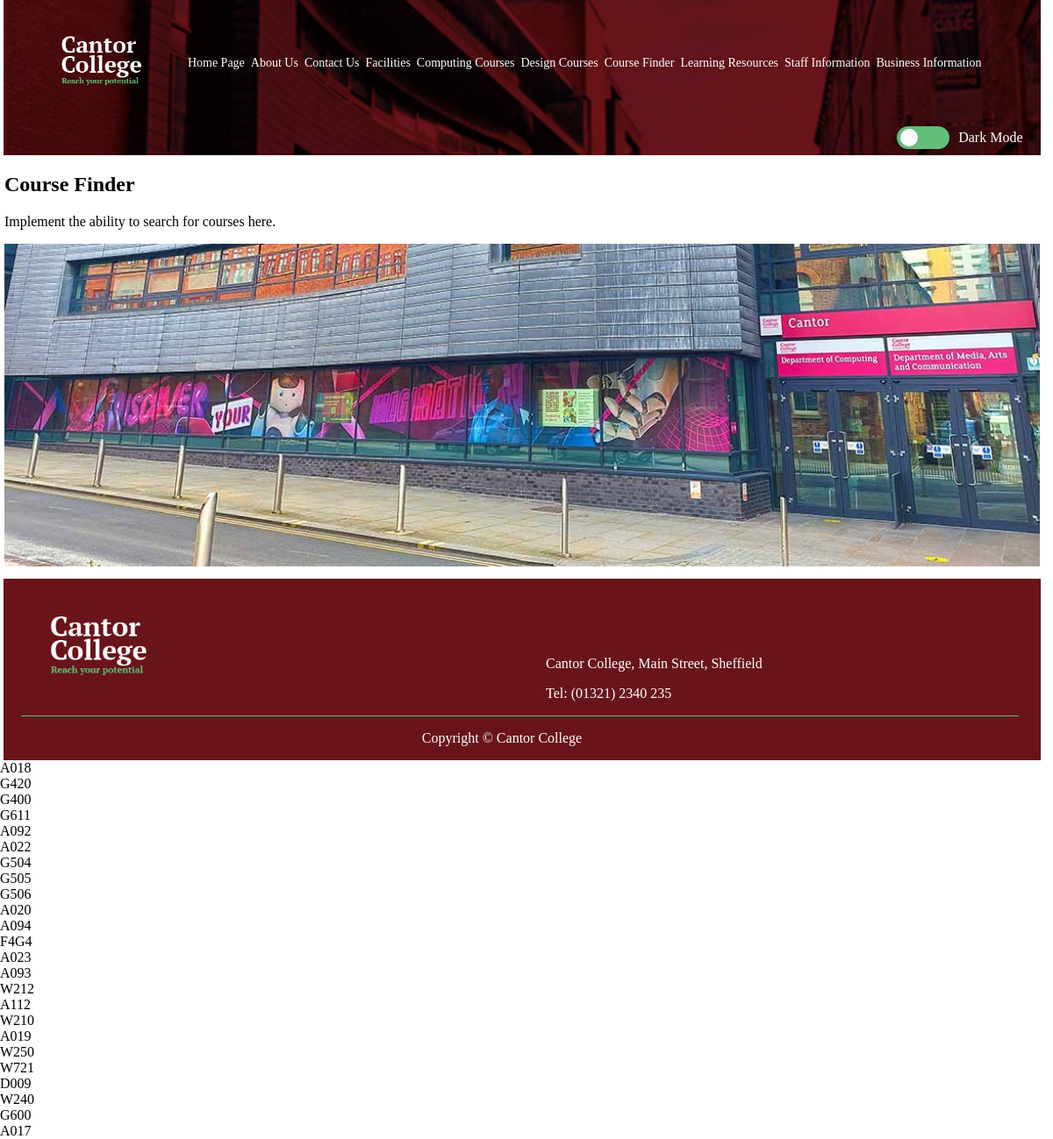
The app's page /website-code/coursefinder.php with its own data.
### tables this page shows
CREATE TABLE `courses` (
  `UCASCode` char(4) NOT NULL,
  `CourseTitle` text NOT NULL,
  `CourseType` text NOT NULL,
  `CourseSummary` text NOT NULL,
  `CourseAwardName` text NOT NULL,
  `UCASPoints` int(11) DEFAULT NULL,
  `YearOfEntry` char(7) NOT NULL,
  `ModeOfAttendance` text NOT NULL,
  `StudyLength` text NOT NULL,
  `HasFoundationYear` tinyint(1) NOT NULL,
  `CourseSubject` text NOT NULL,
  `NoLongerRecruiting` tinyint(1) NOT NULL
);

### website-code/coursefinder.php (the view, shortened to what this page needs)
<?php include 'includes/head.php'; ?>
<head>
</head>
<body>
    <div class="overall-container">
        <?php include 'includes/header.php'; ?>
        <?php include 'includes/navigation.php'; ?>
        <section class="margin-left-right">
            <h1>Course Finder</h1>
            <div>
                <div>
                    <p>Implement the ability to search for courses here.</p>
                </div>
            </div>
            <img src="images/discover.jpg" alt="Exterior view of Cantor College, showcasing the 'Discover Your Imagination' slogan." width="1156" height="361" class="resize-image">
        </section>
        <?php include 'includes/footer.php'; ?>
        <?php
    $sql = "SELECT * FROM courses;";
    $result = mysqli_query($mysqli, $sql);
    $resultCheck = mysqli_num_rows($result);
    if ($resultCheck > 0) {
        while ($row = mysqli_fetch_assoc($result)) {
            echo "" . $row['UCASCode'] . "<br>";
        }
    }
    ?>
    </div>
</body>

### website-code/includes/head.php (shortened to what this page needs)
<!DOCTYPE html>
<html lang="en">
<head>
    <link rel="stylesheet" href="styles/mobile.css">
    <link rel="stylesheet" href="styles/desktop.css" media="only screen and (min-width : 700px)">
</head>

### website-code/includes/header.php
<header>
    <div id="target-position">
        <p><img src="images/logo.png" alt="cantor logo" width="100px" height="100px"></p>
    </div>
    <div class="dark-mode-toggle-container">
        <div class="dark-mode-toggle-button"></div>
        Dark Mode
    </div>
</header>

### website-code/includes/navigation.php (shortened to what this page needs)
<div id="move-this">
    <div class="navigation-container">
        <div class="navigation-item">
            <a href="index.php">Home Page</a>
        </div>
        <div class="navigation-item">
            <a href="aboutus.php">About Us</a>
        </div>
        <div class="navigation-item">
            <a href="contactus.php">Contact Us</a>
        </div>
        <div class="navigation-item">
            <a href="facilities.php">Facilities</a>
        </div>
        <div class="navigation-item">
            <a href="computingcourses.php">Computing Courses</a>
        </div>
        <div class="navigation-item">
            <a href="designcourses.php">Design Courses</a>
        </div>
        <div class="navigation-item">
            <a href="coursefinder.php">Course Finder</a>
        </div>
        <div class="navigation-item">
            <a href="learningresources.php">Learning Resources</a>
        </div>
        <div class="navigation-item">
            <a href="staffinformation.php">Staff Information</a>
        </div>
        <div class="navigation-item">
            <a href="businessinformation.php">Business Information</a>
        </div>
    </div>
</div>

### website-code/includes/footer.php
<footer>
    <div class="footer-container">
        <div>
            <div class="footer-container-inner-initial">
                <div class="footer-container-inner-final">
                    <p><img src="images/logo.png" alt="cantor logo" width="120px" height="120px"></p>
                </div>
                <div class="footer-container-inner-final">
                    <p>Cantor College, Main Street, Sheffield</p>
                    <p>Tel: (01321) 2340 235</p>
                </div>
            </div>
        </div>
    </div>
    <div class="footer-bottom">
        <p>Copyright &copy; Cantor College <?php $year = date("y");?></p>
    </div>
</footer>

### website-code/styles/mobile.css (style rules this page uses)
body { margin: auto; background-color: white; transition: all 0.25s ease-in-out; }
.dark-mode-toggle-container { display: flex; align-items: center; justify-content: flex-end; }
.dark-mode-toggle-button { position: relative; height: 26px; width: 60px; border-radius: 100px; box-shadow: 0 5px 10px rgba(0, 0, 0, 0.1); background-color: #63BE79; cursor: pointer; margin-right: 10px; margin-top: 5px; margin-bottom: 5px; }
.dark-mode-toggle-button::before { content: ''; position: absolute; height: 20px; width: 20px; background: white; border-radius: 50%; top: 50%; left: 3.75px; transform: translateY(-50%); transition: all 0.25s ease-in-out; }
.resize-image { width: 100%; height: auto; }
.margin-left-right { margin-left: 5px; margin-right: 5px; }
header { margin-left: 3.5px; margin-right: 3.5px; padding: 2.5px 20px; background-color: #69141b; color: white; background-image: url('../images/header.jpg'); background-repeat: no-repeat; background-position: center; background-size: cover; }
footer { display: flex; background-color: #69141B; color: white; align-items: flex-end; margin-left: 3.5px; margin-right: 3.5px; flex-wrap: wrap; overflow: hidden; padding-right: 45px; }
.footer-container { flex-basis: 100%; flex-shrink: 0; max-width: 100%; border-bottom-style: solid; border-bottom-width: 1px; border-bottom-color: #63BE79; margin-left: 20px; margin-right: 20px; }
.footer-container-inner-initial { display: flex; align-items: flex-end; }
.footer-container-inner-final { flex-basis: 50%; padding-left: 30px; }
.footer-bottom { display: flex; width: 100%; justify-content: center; }
a { color: blue; }
.navigation-container { display: flex; flex-wrap: wrap; margin-bottom: 5px; }
.navigation-item { flex: 1 1 33%; margin: 3.5px; padding: 3.5px; background-image: linear-gradient(to right, transparent, transparent 50%,#69141b 50%, #69141b); background-position: 100% 0; background-size: 200% 100%; transition: all .5s linear; }
.navigation-item a { display: inline-block; color: white; text-decoration: none; font-family: 'PT Serif', serif; font-size: 16px; }
#target-position { display: flex; align-items: center; }

### website-code/styles/desktop.css (style rules this page uses)
section { padding: 0 10px 10px 0; }
body { margin: auto; max-width: 1250px; min-width: 1200px; }
.navigation-container { display: flex; flex-wrap: nowrap; align-items: center; align-self: flex-end; margin-right: auto; margin-bottom: 0px; }
.navigation-item { flex: auto; align-content: space-evenly; padding-left: 0px; padding-right: 0px; background-image: none; }
.navigation-item a { font-size: 14px; }
header { margin-right: 14.5px; margin-bottom: 5px; }
footer { margin-right: 14.5px; }
#target-position { justify-content: space-evenly; }

### records on screen
courses: UCASCode "A018"
courses: UCASCode "G420"
courses: UCASCode "G400"
courses: UCASCode "G611"
courses: UCASCode "A092"
courses: UCASCode "A022"
courses: UCASCode "G504"
courses: UCASCode "G505"
courses: UCASCode "G506"
courses: UCASCode "A020"
courses: UCASCode "A094"
courses: UCASCode "F4G4"
courses: UCASCode "A023"
courses: UCASCode "A093"
courses: UCASCode "W212"
courses: UCASCode "A112"
courses: UCASCode "W210"
courses: UCASCode "A019"
courses: UCASCode "W250"
courses: UCASCode "W721"
courses: UCASCode "D009"
courses: UCASCode "W240"
courses: UCASCode "G600"
courses: UCASCode "A017"
